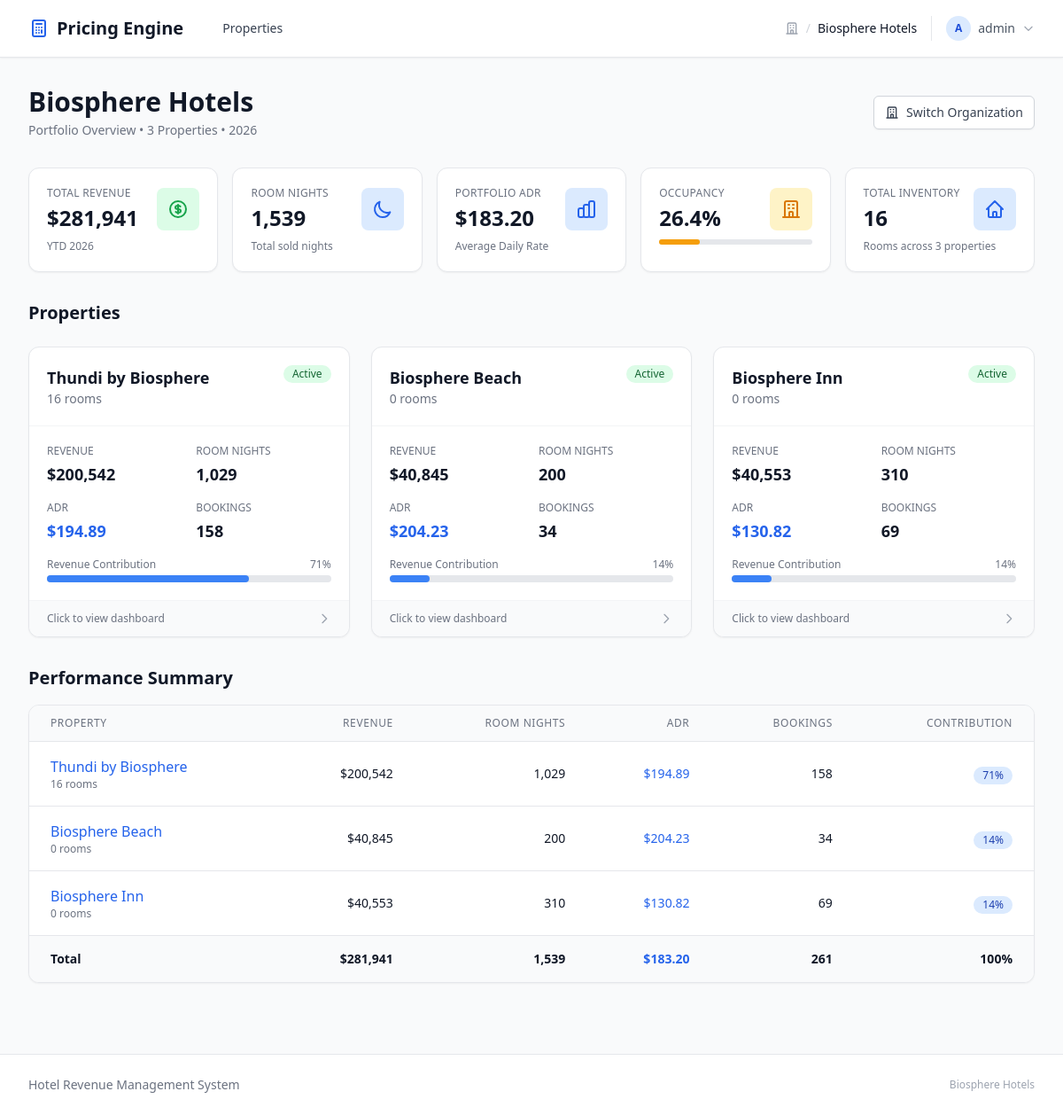
/org/biosphere/ (signed in), run on an earlier commit of the app's database.
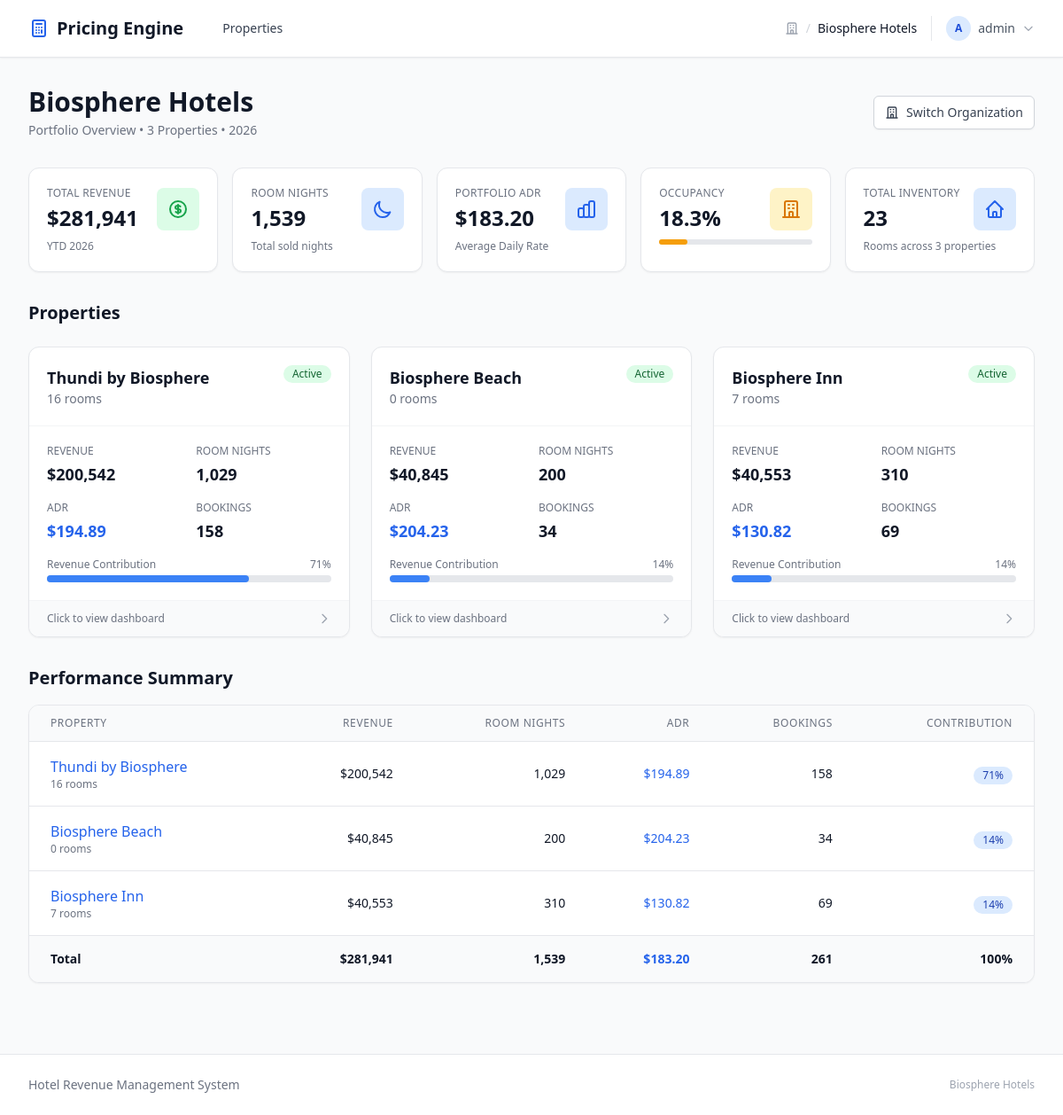
And on a later commit of the database.
### pricing/models/core.py (models this page shows, shortened)
class Property(models.Model):
    organization = models.ForeignKey(
        Organization,
        on_delete=models.PROTECT,
        related_name='properties',
        help_text="Parent organization"
    )
    name = models.CharField(
        max_length=200,
        default="My Hotel",
        help_text="Property name"
    )
    code = models.SlugField(
        max_length=50,
        help_text="URL-friendly code (e.g., 'biosphere-inn')"
    )
    reference_base_rate = models.DecimalField(
        max_digits=10,
        decimal_places=2,
        default=Decimal('100.00'),
        help_text="Reference rate for room index calculations (e.g., Standard Room rate)"
    )
    currency_symbol = models.CharField(
        max_length=5,
        default='$',
        help_text="Currency symbol to display"
    )
    location = models.CharField(
        max_length=255,
        blank=True,
        help_text="e.g., Maldives, Kaafu Atoll"
    )
    country_code = models.CharField(
        max_length=2,
        default='MV',
        db_index=True,
        help_text="ISO 3166-1 alpha-2 country code (e.g., 'MV' for Maldives)"
    )
    total_rooms = models.PositiveIntegerField(
        default=0,
        help_text="Total number of rooms (auto-calculated from room types)"
    )
    service_charge_percent = models.DecimalField(
        max_digits=5,
        decimal_places=2,
        default=Decimal('10.00'),
        validators=[MinValueValidator(0), MaxValueValidator(100)],
        help_text="Service charge percentage (e.g., 10.00 for 10%)"
    )
    tax_percent = models.DecimalField(
        max_digits=5,
        decimal_places=2,
        default=Decimal('16.00'),
        validators=[MinValueValidator(0), MaxValueValidator(100)],
        help_text="Tax percentage (e.g., 16.00 for 16% GST)"
    )
    tax_on_service_charge = models.BooleanField(
        default=True,
        help_text="Whether tax is calculated on subtotal + service charge (True) or just subtotal (False)"
    )
    min_rate_warning = models.DecimalField(
        max_digits=10,
        decimal_places=2,
        null=True,
        blank=True,
        help_text="Warn if any rate falls below this amount"
    )
    max_discount_warning = models.DecimalField(
        max_digits=5,
        decimal_places=2,
        null=True,
        blank=True,
        default=Decimal('40.00'),
        help_text="Warn if total discount percentage exceeds this value"
    )
    is_active = models.BooleanField(
        default=True,
        help_text="Whether this property is active"
    )
    created_at = models.DateTimeField(auto_now_add=True)
    updated_at = models.DateTimeField(auto_now=True)
    class Meta:
        ordering = ['organization', 'name']
        unique_together = ['organization', 'code']
        verbose_name = "Property"
        verbose_name_plural = "Properties"

### pricing/views/core.py (the view)
class OrganizationDashboardView(OrganizationMixin, TemplateView):
    template_name = 'pricing/core/organization_dashboard.html'
    def get_context_data(self, **kwargs):
        context = super().get_context_data(**kwargs)
        org = context['organization']
        properties = org.properties.filter(is_active=True).order_by('name')
        context['properties'] = properties
        context['consolidated'] = self._get_consolidated_metrics(properties)
        context['property_cards'] = self._get_property_cards(properties)
        return context
    def _get_consolidated_metrics(self, properties):
        import calendar
        year = date.today().year
        reservations = Reservation.objects.filter(
            hotel__in=properties,
            arrival_date__year=year,
            status__in=Reservation.ACTIVE_STATUSES
        )
        stats = reservations.aggregate(
            total_revenue=Sum('total_amount'),
            total_room_nights=Sum('nights'),
            total_reservations=Count('id'),
        )
        total_revenue = stats['total_revenue'] or Decimal('0.00')
        total_room_nights = stats['total_room_nights'] or 0
        total_reservations = stats['total_reservations'] or 0
        portfolio_adr = calculate_adr(total_revenue, total_room_nights)
        total_rooms = sum(p.total_rooms for p in properties)
        days_in_year = 366 if calendar.isleap(year) else 365
        total_available = total_rooms * days_in_year
        portfolio_occupancy = Decimal('0.0')
        if total_available > 0:
            portfolio_occupancy = (
                Decimal(str(total_room_nights)) / Decimal(str(total_available)) * 100
            ).quantize(Decimal('0.1'))
        return {
            'total_revenue': total_revenue,
            'total_room_nights': total_room_nights,
            'total_reservations': total_reservations,
            'portfolio_adr': portfolio_adr,
            'portfolio_occupancy': portfolio_occupancy,
            'total_rooms': total_rooms,
            'property_count': properties.count(),
            'year': year,
        }
    def _get_property_cards(self, properties):
        year = date.today().year
        cards = []
        for prop in properties:
            reservations = Reservation.objects.filter(
                hotel=prop,
                arrival_date__year=year,
                status__in=Reservation.ACTIVE_STATUSES
            )
            stats = reservations.aggregate(
                revenue=Sum('total_amount'),
                room_nights=Sum('nights'),
                bookings=Count('id'),
            )
            revenue = stats['revenue'] or Decimal('0.00')
            room_nights = stats['room_nights'] or 0
            adr = calculate_adr(revenue, room_nights)
            cards.append({
                'property': prop,
                'revenue': revenue,
                'room_nights': room_nights,
                'bookings': stats['bookings'] or 0,
                'adr': adr,
            })
        cards.sort(key=lambda x: x['revenue'], reverse=True)
        return cards

### pricing/utils.py (called while the page is built)
def calculate_adr(revenue, room_nights):
    if not room_nights or room_nights == 0:
        return 0.0
    return round(float(revenue) / float(room_nights), 2)

### pricing/views/mixins.py (called while the page is built, shortened)
    def get_organization(self):
        if self._cached_org:
            return self._cached_org
        org_code = self.kwargs.get('org_code')
        org = get_object_or_404(
            Organization.objects.filter(is_active=True),
            code=org_code
        )
        user = self.request.user
        self._cached_org = org
        return org

    def get_user_org_role(self):
        if not self._cached_org:
            self.get_organization()
        return self._cached_user_role

    def get_context_data(self, **kwargs):
        context = super().get_context_data(**kwargs)
        context['organization'] = self.get_organization()
        context['org'] = context['organization']
        context['user_org_role'] = self.get_user_org_role()
        return context

### pricing/templates/pricing/core/organization_dashboard.html (shortened to what the changed rows need)
{% extends "pricing/base.html" %}
{% load humanize %}
{% block content %}
<div class="max-w-7xl mx-auto px-4 sm:px-6 lg:px-8 py-8">
    <div class="mb-8">
        <div class="flex items-center justify-between">
            <div>
                <h1 class="text-3xl font-bold text-gray-900">{{ org.name }}</h1>
            </div>
        </div>
    </div>
    <div class="grid grid-cols-1 md:grid-cols-2 lg:grid-cols-5 gap-4 mb-8">
        <div class="bg-white rounded-xl shadow-sm border border-gray-200 p-5">
            <div class="flex items-center justify-between">
                <div>
                    <p class="text-xs font-medium text-gray-500 uppercase tracking-wide">Occupancy</p>
                    <p class="mt-1 text-2xl font-bold text-gray-900">{{ consolidated.portfolio_occupancy }}%</p>
                </div>
            </div>
            <div class="mt-2">
                <div class="w-full bg-gray-200 rounded-full h-1.5">
                    <div class="bg-amber-500 h-1.5 rounded-full" style="width: {{ consolidated.portfolio_occupancy }}%"></div>
                </div>
            </div>
        </div>
        <div class="bg-white rounded-xl shadow-sm border border-gray-200 p-5">
            <div class="flex items-center justify-between">
                <div>
                    <p class="text-xs font-medium text-gray-500 uppercase tracking-wide">Total Inventory</p>
                    <p class="mt-1 text-2xl font-bold text-gray-900">{{ consolidated.total_rooms }}</p>
                </div>
            </div>
        </div>
    </div>
    <div class="mb-6">
        <h2 class="text-xl font-semibold text-gray-900 mb-4">Properties</h2>
    </div>
    {% if properties %}
    <div class="grid grid-cols-1 md:grid-cols-2 lg:grid-cols-3 gap-6">
        {% for card in property_cards %}
        <a href="{% url 'pricing:property_dashboard' org_code=org.code prop_code=card.property.code %}"
           class="block bg-white rounded-xl shadow-sm border border-gray-200 hover:shadow-md hover:border-blue-300 transition-all duration-200">
            <div class="p-5 border-b border-gray-100">
                <div class="flex items-start justify-between">
                    <div>
                        <h3 class="text-lg font-semibold text-gray-900">{{ card.property.name }}</h3>
                        <p class="text-sm text-gray-500">{{ card.property.total_rooms }} rooms</p>
                    </div>
                    <span class="inline-flex items-center px-2.5 py-0.5 rounded-full text-xs font-medium
                        {% if card.property.is_active %}bg-green-100 text-green-800{% else %}bg-gray-100 text-gray-800{% endif %}">
                        {% if card.property.is_active %}Active{% else %}Inactive{% endif %}
                    </span>
                </div>
            </div>
            <div class="p-5">
                <div class="grid grid-cols-2 gap-4">
                    <div>
                        <p class="text-xs font-medium text-gray-500 uppercase">Revenue</p>
                        <p class="mt-1 text-lg font-bold text-gray-900">${{ card.revenue|floatformat:0|intcomma }}</p>
                    </div>
                    <div>
                        <p class="text-xs font-medium text-gray-500 uppercase">Room Nights</p>
                        <p class="mt-1 text-lg font-bold text-gray-900">{{ card.room_nights|intcomma }}</p>
                    </div>
                    <div>
                        <p class="text-xs font-medium text-gray-500 uppercase">ADR</p>
                        <p class="mt-1 text-lg font-bold text-blue-600">${{ card.adr|floatformat:2 }}</p>
                    </div>
                    <div>
                        <p class="text-xs font-medium text-gray-500 uppercase">Bookings</p>
                        <p class="mt-1 text-lg font-bold text-gray-900">{{ card.bookings|intcomma }}</p>
                    </div>
                </div>
                {% if consolidated.total_revenue > 0 %}
                <div class="mt-4">
                    <div class="flex items-center justify-between text-xs text-gray-500 mb-1">
                        <span>Revenue Contribution</span>
                        {% widthratio card.revenue consolidated.total_revenue 100 as contribution %}
                        <span>{{ contribution }}%</span>
                    </div>
                    <div class="w-full bg-gray-200 rounded-full h-2">
                        <div class="bg-blue-500 h-2 rounded-full transition-all duration-300"
                             style="width: {{ contribution }}%"></div>
                    </div>
                </div>
                {% endif %}
            </div>
            <div class="px-5 py-3 bg-gray-50 rounded-b-xl border-t border-gray-100">
                <div class="flex items-center justify-between">
                    <span class="text-xs text-gray-500">Click to view dashboard</span>
                    <svg class="w-4 h-4 text-gray-400" fill="none" stroke="currentColor" viewBox="0 0 24 24">
                        <path stroke-linecap="round" stroke-linejoin="round" stroke-width="2" d="M9 5l7 7-7 7"/>
                    </svg>
                </div>
            </div>
        </a>
        {% endfor %}
    </div>
    {% endif %}
    {% if property_cards %}
    <div class="mt-8">
        <h2 class="text-xl font-semibold text-gray-900 mb-4">Performance Summary</h2>
        <div class="bg-white rounded-xl shadow-sm border border-gray-200 overflow-hidden">
            <table class="min-w-full divide-y divide-gray-200">
                <thead class="bg-gray-50">
                    <tr>
                        <th scope="col" class="px-6 py-3 text-left text-xs font-medium text-gray-500 uppercase tracking-wider">
                            Property
                        </th>
                        <th scope="col" class="px-6 py-3 text-right text-xs font-medium text-gray-500 uppercase tracking-wider">
                            Revenue
                        </th>
                        <th scope="col" class="px-6 py-3 text-right text-xs font-medium text-gray-500 uppercase tracking-wider">
                            Room Nights
                        </th>
                        <th scope="col" class="px-6 py-3 text-right text-xs font-medium text-gray-500 uppercase tracking-wider">
                            ADR
                        </th>
                        <th scope="col" class="px-6 py-3 text-right text-xs font-medium text-gray-500 uppercase tracking-wider">
                            Bookings
                        </th>
                        <th scope="col" class="px-6 py-3 text-right text-xs font-medium text-gray-500 uppercase tracking-wider">
                            Contribution
                        </th>
                    </tr>
                </thead>
                <tbody class="bg-white divide-y divide-gray-200">
                    {% for card in property_cards %}
                    <tr class="hover:bg-gray-50 transition">
                        <td class="px-6 py-4 whitespace-nowrap">
                            <a href="{% url 'pricing:property_dashboard' org_code=org.code prop_code=card.property.code %}"
                               class="font-medium text-blue-600 hover:text-blue-800">
                                {{ card.property.name }}
                            </a>
                            <p class="text-xs text-gray-500">{{ card.property.total_rooms }} rooms</p>
                        </td>
                        <td class="px-6 py-4 whitespace-nowrap text-right text-sm font-medium text-gray-900">
                            ${{ card.revenue|floatformat:0|intcomma }}
                        </td>
                        <td class="px-6 py-4 whitespace-nowrap text-right text-sm text-gray-900">
                            {{ card.room_nights|intcomma }}
                        </td>
                        <td class="px-6 py-4 whitespace-nowrap text-right text-sm font-medium text-blue-600">
                            ${{ card.adr|floatformat:2 }}
                        </td>
                        <td class="px-6 py-4 whitespace-nowrap text-right text-sm text-gray-900">
                            {{ card.bookings|intcomma }}
                        </td>
                        <td class="px-6 py-4 whitespace-nowrap text-right">
                            {% if consolidated.total_revenue > 0 %}
                            {% widthratio card.revenue consolidated.total_revenue 100 as contribution %}
                            <span class="inline-flex items-center px-2.5 py-0.5 rounded-full text-xs font-medium bg-blue-100 text-blue-800">
                                {{ contribution }}%
                            </span>
                            {% else %}
                            <span class="text-gray-400">-</span>
                            {% endif %}
                        </td>
                    </tr>
                    {% endfor %}
                </tbody>
            </table>
        </div>
    </div>
    {% endif %}
</div>
{% endblock %}

What changed in the data, as far as the page shows it:
changed Property "Biosphere Inn": property.total_rooms "0" → "7"
Also different on the page:
{{ consolidated.portfolio_occupancy }}: "26.4" → "18.3"
{{ consolidated.portfolio_occupancy }}: 26.4 → 18.3 (drawn)
{{ consolidated.total_rooms }}: "16" → "23"
